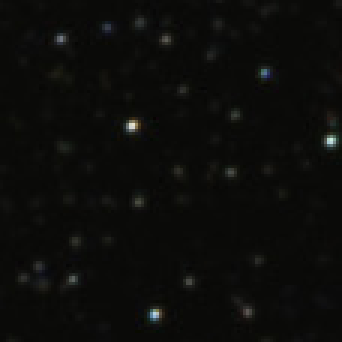
//> input picture input/Small_area.png, 114 x 114 px (shown 3 times larger)
$ ./main input/Small_area.png input/StarMap.png   (built with g++ and OpenCV 4)
//> lines starting //> are read from the running program, lines starting //| are printed output that depends on the picture; after the words box and inside, x2 and y2 are one past the last pixel; in counts of white or black regions, pixels touching at a corner belong together
//01/02/2021
//Mikhail Zarechnev
//Test assignment


#include <iostream>
#include "opencv2/core.hpp"
#include "opencv2/calib3d.hpp"
#include "opencv2/highgui.hpp"
#include "opencv2/imgproc.hpp"
#include "opencv2/features2d.hpp"
#include "opencv2/xfeatures2d.hpp"

using namespace cv;
using namespace std;

using namespace cv::xfeatures2d;

#define RATIO_THRESHOLD 0.74f
#define KNN_NEIGHB_NUM 2
#define GREEN Scalar(0, 255, 0)
#define LINE_THICK 4

#define _SHOW_DEBUG_OUTPUT_

int main( int argc, char* argv[] )
{
    if (argc != 3)
    {
        cout << "To execute application please provide required parameters" << endl;
        cout << "Format: ./testAssignment pathToCroppedImd pathToOrigImg" << endl;

        return -1;
     }

    Mat imgObject = imread(string(argv[1]), IMREAD_GRAYSCALE);
//> imgObject: 114 rows x 114 cols, CV_8UC1; min 4, max 223, mean 11.7
    Mat imgScene = imread(string(argv[2]), IMREAD_GRAYSCALE);
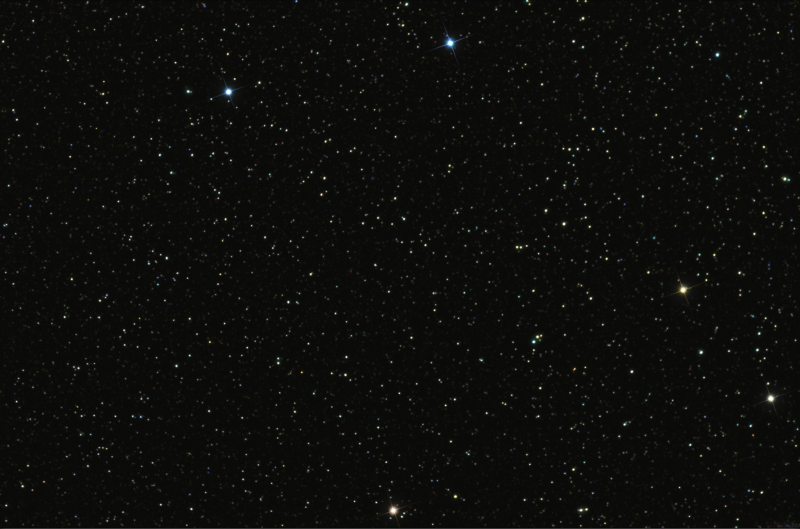
//> input picture input/StarMap.png, 1600 x 1057 px (shown at 1/2 size)
//> imgScene: 1057 rows x 1600 cols, CV_8UC1; min 2, max 255, mean 12.2

    //use SIFT for descriptor computation
    Ptr<SIFT> detector = SIFT::create();
    std::vector<KeyPoint> vecObjKeypoints, vecSceneKeypoints;
    Mat descriptorsObject, descriptorsScene;

    //compute descriptors and detect keypoints
    detector->detectAndCompute( imgScene, noArray(), vecSceneKeypoints, descriptorsScene);
//> vecSceneKeypoints = 6547 keypoints; strongest (x, y, size): (1186, 258, 3.2), (1128, 448, 3.9), (691, 750, 3.1), (911, 993, 3.7)
    detector->detectAndCompute( imgObject, noArray(), vecObjKeypoints, descriptorsObject);
//> vecObjKeypoints = 62 keypoints; strongest (x, y, size): (44, 42, 2.1), (110, 47, 2.1), (51, 105, 2.1), (88, 24, 1.8)

    //match descriptors
    Ptr<DescriptorMatcher> matcher = DescriptorMatcher::create(DescriptorMatcher::FLANNBASED);
    std::vector< std::vector<DMatch> > kNNMatches;

    matcher->knnMatch( descriptorsObject, descriptorsScene, kNNMatches, KNN_NEIGHB_NUM);
//> kNNMatches = 62 matches

    //filter matches using the Lowe's ratio test (defaul = 0.75)
    std::vector<DMatch> vecGoodMatches;
    for (size_t i = 0; i < kNNMatches.size(); i++)
    {
       if (kNNMatches[i][0].distance < RATIO_THRESHOLD * kNNMatches[i][1].distance)
                vecGoodMatches.push_back(kNNMatches[i][0]);
    }
//> this loop made 62 passes

    //Compute object location on scene
    std::vector<Point2f> objKeypoints, sceneKeypoints;
    for( size_t i = 0; i < vecGoodMatches.size(); i++ )
    {
          objKeypoints.push_back(vecObjKeypoints[vecGoodMatches[i].queryIdx ].pt);
          sceneKeypoints.push_back(vecSceneKeypoints[vecGoodMatches[i].trainIdx ].pt);
    }
//> this loop made 61 passes
//> after the loop, objKeypoints = 61 Points (x, y), first 12: [7.51, 92.49], [7.51, 92.49], [12.67, 88.55], [12.67, 88.55], [24.04, 92.83], [24.04, 92.83], [24.04, 92.83], [24.04, 92.83], [35.53, 8.89], [35.53, 8.89], [35.53, 8.89], [43.81, 41.68]; sceneKeypoints = 61 Points (x, y), first 12: [862.5, 242.5], [862.5, 242.5], [867.7, 238.6], [867.7, 238.6], [879, 242.8], [879, 242.8], [879, 242.8], [879, 242.8], [890.5, 158.9], [890.5, 158.9], [890.5, 158.9], [898.8, 191.7]
    Mat H = findHomography(objKeypoints, sceneKeypoints, RANSAC);
//> H = [[1, -2.94e-06, 855], [4.28e-05, 1, 150], [1.76e-07, -4.1e-09, 1]]
    //Obtain corners of detected area
    std::vector<Point2f> objCorners;
    objCorners.push_back(Point2f(0, 0));
    objCorners.push_back(Point2f((float)imgObject.cols, 0));
//> objCorners = 2 Points (x, y): [0, 0], [114, 0]
    objCorners.push_back(Point2f((float)imgObject.cols, (float)imgObject.rows));
    objCorners.push_back(Point2f(0, (float)imgObject.rows));

    std::vector<Point2f> sceneCorners;
    sceneCorners.resize(4);

    //apply homografy to object's corners
    perspectiveTransform( objCorners, sceneCorners, H);
//> sceneCorners = 4 Points (x, y): [855, 150], [969, 150], [969, 264], [855, 264]

    cout << "Detected corners:"  << endl;
    for(int i = 0; i < sceneCorners.size(); i++)
    {
        cout << i << ":" << sceneCorners[i] << endl;
    }
//> this loop made 4 passes
//| 0:[855, 149.999]
//| 1:[968.999, 150.001]
//| 2:[968.999, 264]
//| 3:[855, 264]

    Mat imgMatches;
    drawMatches( imgObject, vecObjKeypoints, imgScene, vecSceneKeypoints, vecGoodMatches, imgMatches, Scalar::all(-1),
                    Scalar::all(-1), std::vector<char>(), DrawMatchesFlags::NOT_DRAW_SINGLE_POINTS );
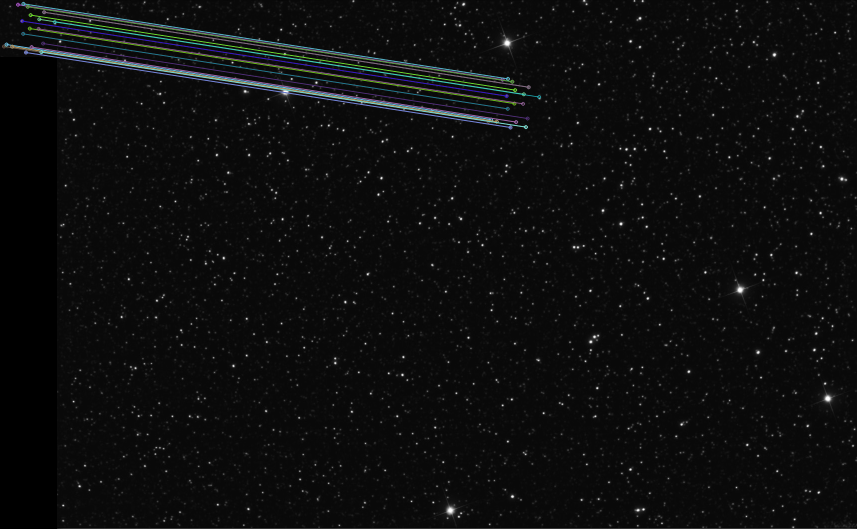
//> imgMatches: 1057 rows x 1714 cols, CV_8UC3 (shown at 1/2 size); mean B, G, R 13.9, 13.8, 13.2
    //draw detected area on scene
    line(imgMatches, sceneCorners[0] + Point2f((float)imgObject.cols, 0),
                  sceneCorners[1] + Point2f((float)imgObject.cols, 0), GREEN, LINE_THICK);
//> imgMatches: 1057 rows x 1714 cols, CV_8UC3; 583 pixels changed, all inside (x1, y1, x2, y2) = (967, 148, 1086, 153)
    line(imgMatches, sceneCorners[1] + Point2f((float)imgObject.cols, 0),
                  sceneCorners[2] + Point2f((float)imgObject.cols, 0), GREEN, LINE_THICK);
//> imgMatches: 1057 rows x 1714 cols, CV_8UC3; mean B, G, R 13.9, 13.9, 13.2
    line(imgMatches, sceneCorners[2] + Point2f((float)imgObject.cols, 0),
                  sceneCorners[3] + Point2f((float)imgObject.cols, 0), GREEN, LINE_THICK);
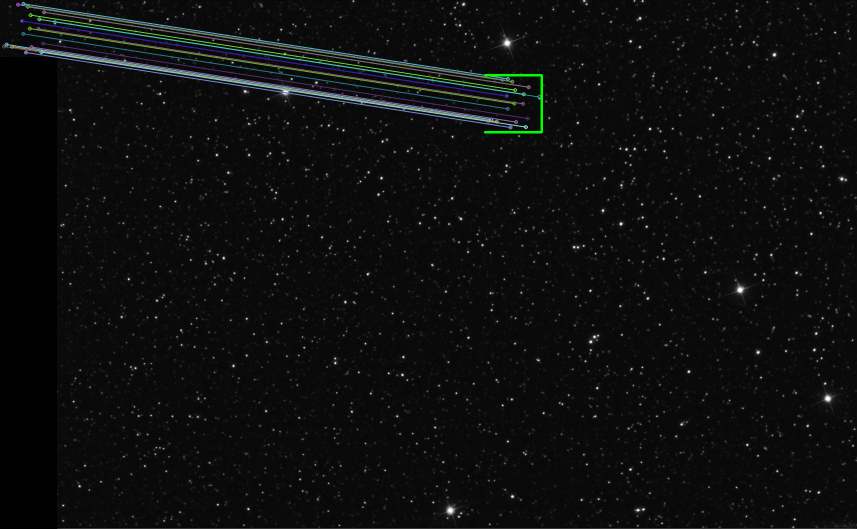
//> imgMatches: 1057 rows x 1714 cols, CV_8UC3 (shown at 1/2 size); mean B, G, R 13.8, 14, 13.2
    line(imgMatches, sceneCorners[3] + Point2f((float)imgObject.cols, 0),
                  sceneCorners[0] + Point2f((float)imgObject.cols, 0), GREEN, LINE_THICK);
//> imgMatches: 1057 rows x 1714 cols, CV_8UC3; 551 pixels changed, all inside (x1, y1, x2, y2) = (967, 151, 972, 264)

#ifdef _SHOW_DEBUG_OUTPUT_
     imshow("Matches And Detected Area", imgMatches );
     waitKey();
#endif
     imwrite("detectionResult.jpg", imgMatches);
     return 0;
}
